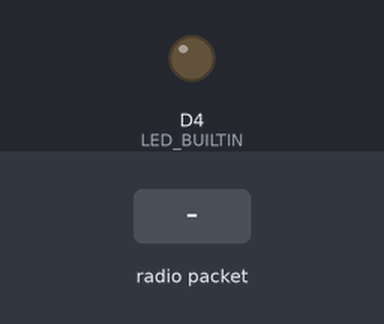
A sketch run on a simulated ESP8266 (NodeMCU). On the bench: output pins drawn as LEDs (lit = HIGH, except the on-board LED, lit = LOW). The inputs (shaded band) are chosen by the test bench. No radio packets arrive unless stated; what the sketch prints to the serial monitor is not drawn.

Above: at 2.2 s.
2.3 s: radio packet "1" arrives
At 3.5 s:
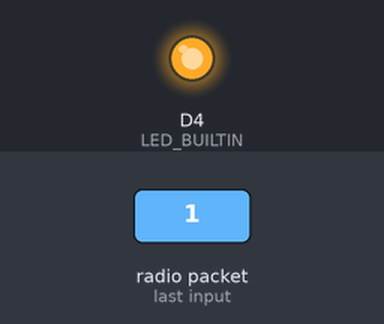
Timing chart, 0 to 5.3 s (numbered marks = the images above; inputs shaded):
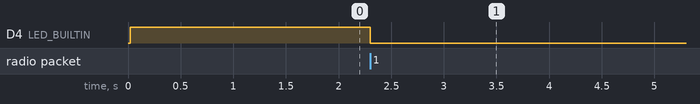

Measured:
- after the input at 2.3 s, D4 (LED_BUILTIN): HIGH → LOW at once

The sketch:

lora_receiver.ino
```cpp
/*
LoRa.h:
  uint8_t crcOnPayload();
LoRa.cpp:
uint8_t LoRaClass::crcOnPayload()
{
  return (readRegister(0x1C) >> 6) & 1; //RegHopChannel, bit 6 = CrcOnPayload
}
*/

#include <SPI.h>
#include <LoRa.h>
#include <Ticker.h>
#include <ArduinoJson.h>

Ticker mwg;

StaticJsonDocument<1024> doc;

#define TURN_LED_ON digitalWrite(LED_BUILTIN, LOW)
#define TURN_LED_OFF digitalWrite(LED_BUILTIN, HIGH)

void message_watchdog() {
  TURN_LED_OFF;
  doc["info"] = "Message watchdog triggered";
  serializeJson(doc, Serial); Serial.println(); doc.clear();
}

void setup() {
  Serial.begin(115200);
  while (!Serial);

  Serial.println("LoRa Receiver");
  LoRa.setPins(D8, D3, D2); // ss, reset, dio0

  if (!LoRa.begin(868E6)) {
    Serial.println("Starting LoRa failed!");
    while (1);
  }

  LoRa.setSignalBandwidth(125E3);
  LoRa.setSpreadingFactor(10);
  LoRa.setCodingRate4(8);
  LoRa.setSyncWord(0x77);

  pinMode(LED_BUILTIN, OUTPUT);
  TURN_LED_OFF;
  mwg.attach(62, message_watchdog); //in seconds

  doc["info"] = "LoRa started";
  serializeJson(doc, Serial); Serial.println(); doc.clear();
  delay(1000);
}

float temp, humi;

void loop() {
  // try to parse packet
  int packetSize = LoRa.parsePacket();
  if (packetSize) {
    doc["info"] = "Message received";
    doc["size"] = packetSize;
    int bytes = packetSize;
    if (bytes > 100) bytes = 100;
    // received a packet
    TURN_LED_ON;
    mwg.attach(62, message_watchdog); //in seconds
    uint8_t error = 0;
    uint8_t buf[100];
    // read packet
    for (uint16_t i = 0; i < bytes; i++) buf[i] = LoRa.read();
    doc["RSSI"] = LoRa.packetRssi();
    doc["SNR"] = LoRa.packetSnr();
    doc["CRC"] = LoRa.crcOnPayload();
    char chipidstr[10];
    sprintf(chipidstr, "%08X", ESP.getChipId());
    doc["chipid"] = chipidstr;
    char hexbuf[512];
    char *ptr = hexbuf;
    for (uint16_t i = 0; i < bytes; i++) {
      if (i > 0) ptr += sprintf(ptr, " ");
      ptr += sprintf(ptr, "0x%02X", buf[i]);
    }
    doc["message"] = hexbuf;

    if (bytes == 5) {
      doc["packetcnt"] = buf[0];
      temp = *((int16_t*)&buf[1]);
      humi = *((int16_t*)&buf[3]);
      if (temp == 32767 || humi == 32767) error = 1;
      doc["temp"] = temp / 10.0;
      doc["humi"] = humi / 10.0;
      if (!LoRa.crcOnPayload()) doc["error"] = "CRC MISSING!!!";
      if (error) doc["error"] = "Sensor value error";
    } else {
      doc["error"] = "Packet size error";
    }
    serializeJson(doc, Serial); Serial.println(); doc.clear();

  }
}
```
